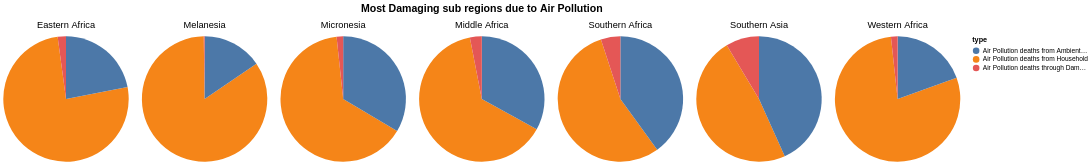

Describe this chart as a Vega-Lite specification.
### Vega-Lite specification from a JSON file in a GitHub repository (floating-point values rounded to 4 significant figures)
{"$schema": "https://vega.github.io/schema/vega-lite/v5.json", "columns": 7, "data": {"values": [{"Year": 2016, "sub_region": "Melanesia", "Air Pollution deaths from Household": 144.1, "Air Pollution deaths from Ambient Particles": 26.47, "Air Pollution deaths through Damaged Ozone": 0.3813}, {"Year": 2016, "sub_region": "Middle Africa", "Air Pollution deaths from Household": 79.36, "Air Pollution deaths from Ambient Particles": 40.98, "Air Pollution deaths through Damaged Ozone": 3.793}, {"Year": 2016, "sub_region": "Western Africa", "Air Pollution deaths from Household": 94.81, "Air Pollution deaths from Ambient Particles": 23.49, "Air Pollution deaths through Damaged Ozone": 2.045}, {"Year": 2016, "sub_region": "Eastern Africa", "Air Pollution deaths from Household": 84.13, "Air Pollution deaths from Ambient Particles": 24.29, "Air Pollution deaths through Damaged Ozone": 2.361}, {"Year": 2016, "sub_region": "Southern Asia", "Air Pollution deaths from Household": 48.55, "Air Pollution deaths from Ambient Particles": 43.62, "Air Pollution deaths through Damaged Ozone": 8.668}, {"Year": 2016, "sub_region": "Southern Africa", "Air Pollution deaths from Household": 53.87, "Air Pollution deaths from Ambient Particles": 39.22, "Air Pollution deaths through Damaged Ozone": 4.925}, {"Year": 2016, "sub_region": "Micronesia", "Air Pollution deaths from Household": 55.22, "Air Pollution deaths from Ambient Particles": 28.57, "Air Pollution deaths through Damaged Ozone": 1.44}]}, "facet": {"field": "sub_region", "type": "ordinal", "header": {"labelFontSize": 14, "title": "Most Damaging sub regions due to Air Pollution", "titleFontSize": 16}}, "spec": {"width": 190, "height": 190, "mark": "arc", "encoding": {"theta": {"field": "value", "type": "quantitative"}, "color": {"field": "type", "type": "nominal"}, "tooltip": [{"field": "type", "type": "nominal"}, {"field": "value", "type": "quantitative"}]}, "transform": [{"fold": ["Air Pollution deaths from Household", "Air Pollution deaths from Ambient Particles", "Air Pollution deaths through Damaged Ozone"], "as": ["type", "value"]}]}}
